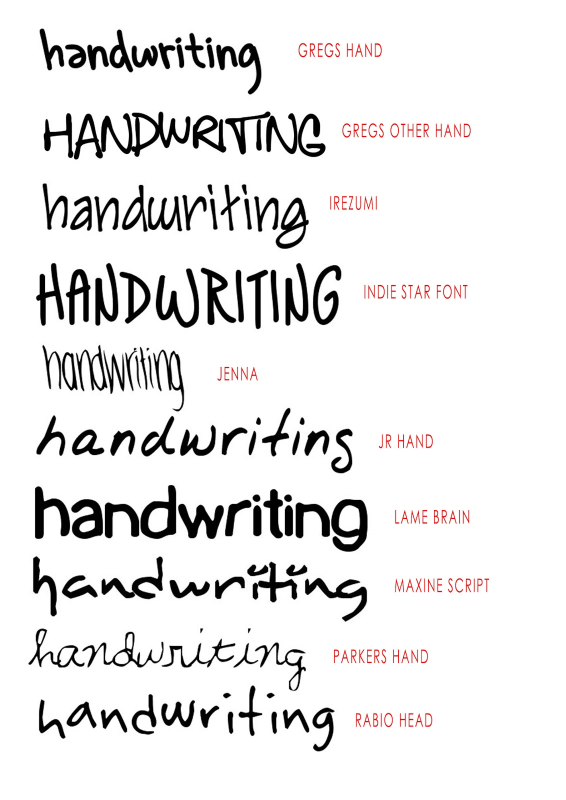
#> input picture writer_prediction/data/train/test/a.jpg, 1131 x 1600 px (shown at 1/2 size); its folder holds only this picture in this run
$ python segment_letters.py
#> lines starting #> are read from the running program, lines starting #| are printed output that depends on the picture; after the words box and inside, x2 and y2 are one past the last pixel; in counts of white or black regions, pixels touching at a corner belong together
import cv2
import os

def segment_letters(image_path):
#> called with image_path = 'data/train/test/a.jpg'
    img = cv2.imread(image_path)
#> img is the input picture: shape (1600, 1131, 3); mean B, G, R 232, 232.1, 233
    gray = cv2.cvtColor(img, cv2.COLOR_BGR2GRAY)

    # Thresholding
    _, thresh = cv2.threshold(gray, 0, 255, cv2.THRESH_BINARY_INV + cv2.THRESH_OTSU)
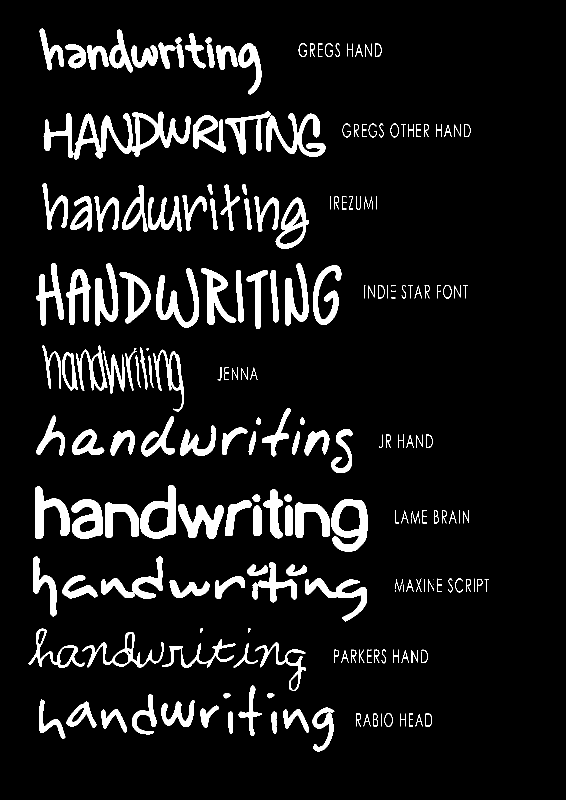
#> thresh: shape (1600, 1131) (shown at 1/2 size); 8.9% white; 213 white regions (10 under 20 px)

    # Find contours
    contours, _ = cv2.findContours(thresh, cv2.RETR_EXTERNAL, cv2.CHAIN_APPROX_SIMPLE)
#> contours = 213 contours, 45 with area under 20; largest, box (x1, y1, x2, y2) and area: (148, 223, 381, 319) 8312, (663, 998, 735, 1103) 5692, (281, 970, 352, 1078) 4974, (551, 395, 617, 498) 3984, (143, 998, 206, 1078) 3470

    letters = []

    for cnt in contours:
        x, y, w, h = cv2.boundingRect(cnt)
        if w * h > 100:  # noise filter
            letter = thresh[y:y+h, x:x+w]
            letter = cv2.resize(letter, (28, 28))
            letters.append((x, letter))
#> this loop made 213 passes
#> (x, y, w, h) on passes 1 to 3: (831, 1428, 14, 25), (727, 1428, 14, 25), (851, 1427, 13, 26)
#> pass 1, in segment_letters, `letter = cv2.resize(letter, (28, 28))`:
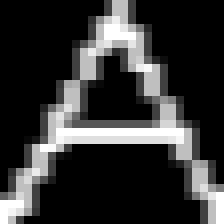
#> letter: shape (28, 28) (shown 8 times larger); min 0, max 255, mean 52.3
#> pass 2, in segment_letters, `letter = cv2.resize(letter, (28, 28))`:
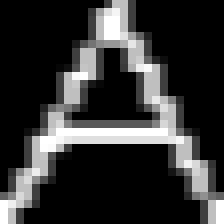
#> letter: shape (28, 28) (shown 8 times larger); min 0, max 255, mean 51.6
#> pass 3, in segment_letters, `letter = cv2.resize(letter, (28, 28))`:
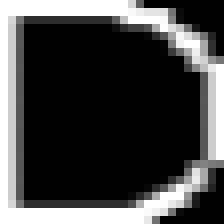
#> letter: shape (28, 28) (shown 8 times larger); min 0, max 255, mean 68.7
#> after the loop, letters = 192 items

    letters.sort(key=lambda x: x[0])

    return [img for _, img in letters]

def save_letters_from_folder(input_folder, output_folder):
    os.makedirs(output_folder, exist_ok=True)
    for person in os.listdir(input_folder):
        person_folder = os.path.join(input_folder, person)
        if os.path.isdir(person_folder):
            for img_file in os.listdir(person_folder):
                img_path = os.path.join(person_folder, img_file)
                letters = segment_letters(img_path)
#> letters = 192 items
                for i, letter in enumerate(letters):
                    letter_output_folder = os.path.join(output_folder, person)
                    os.makedirs(letter_output_folder, exist_ok=True)
                    letter_path = os.path.join(letter_output_folder, f"{img_file.split('.')[0]}_letter_{i}.png")
                    cv2.imwrite(letter_path, letter)
#> this loop made 192 passes
#> pass 1, in save_letters_from_folder, `cv2.imwrite(letter_path, letter)`:
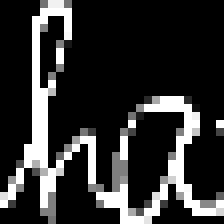
#> saved as a_letter_0.png: shape (28, 28) (shown 8 times larger); min 0, max 255, mean 49.2
#> pass 2, in save_letters_from_folder, `cv2.imwrite(letter_path, letter)`:
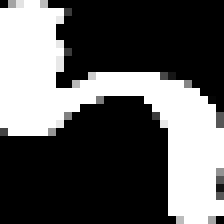
#> saved as a_letter_1.png: shape (28, 28) (shown 8 times larger); min 0, max 255, mean 92.1

if __name__ == "__main__":
    save_letters_from_folder('data/train', 'data/letters')
